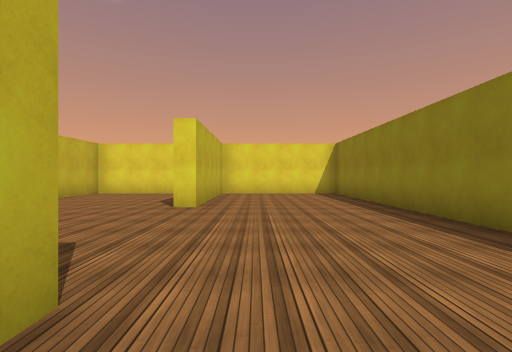
view 1 (above)

24 first-person views from a walk through a scene from a Unity 3-D project. The camera is 1.4 m above the floor, looks level and sees 85° across. The floor is counted in squares, 2 m on a side. Each view is taken from the middle of a square. On the plan, view 1 faces up. The plan holds only what a view shows up to about 9 squares ahead; the rest is blank. The place goes on beyond the plan. The player is left out. Some animated figures are not drawn. Some surface patterns are stand-ins.

view 2
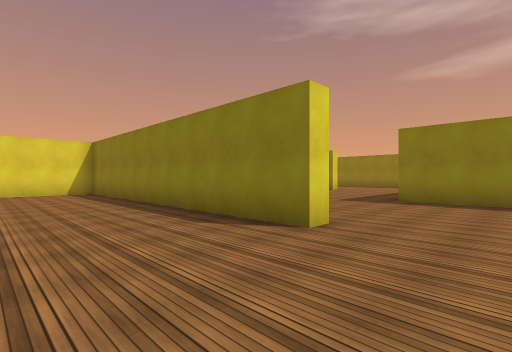

view 3
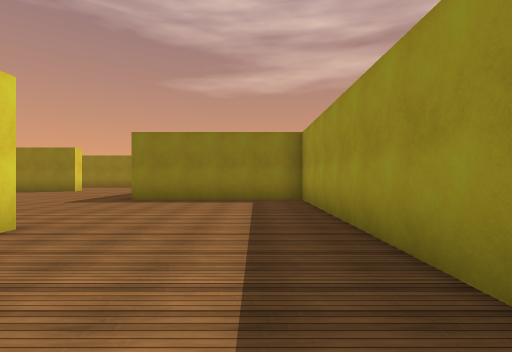

view 4
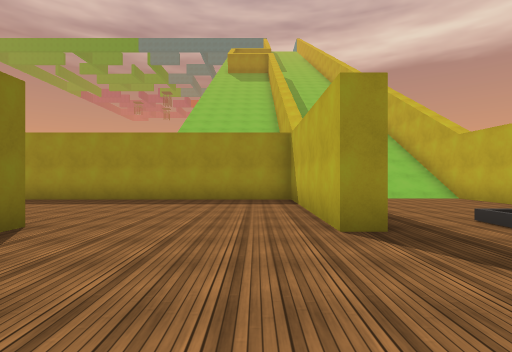

view 5
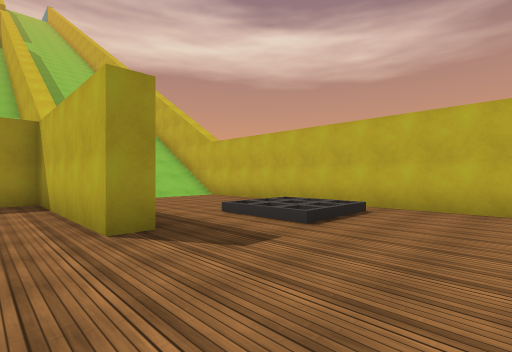

view 6
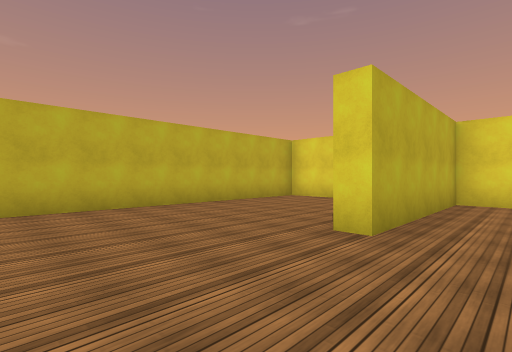

view 7
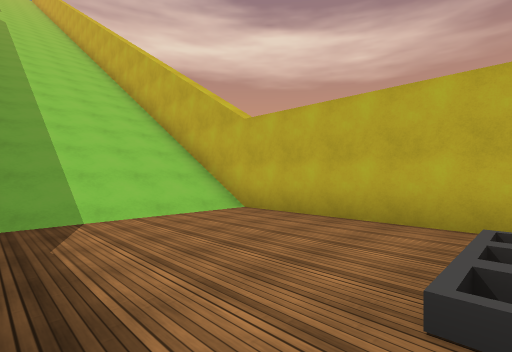

view 8
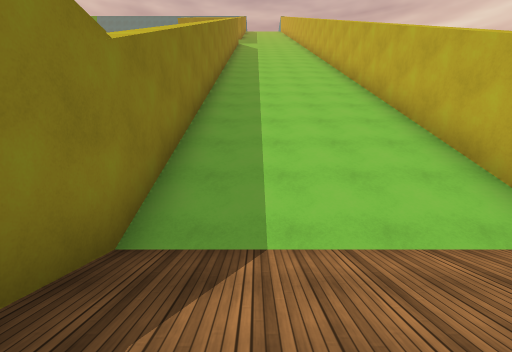

view 9
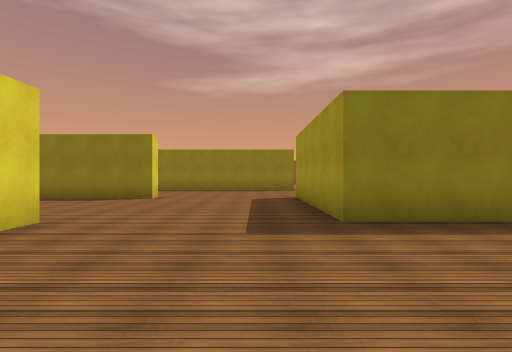

view 10
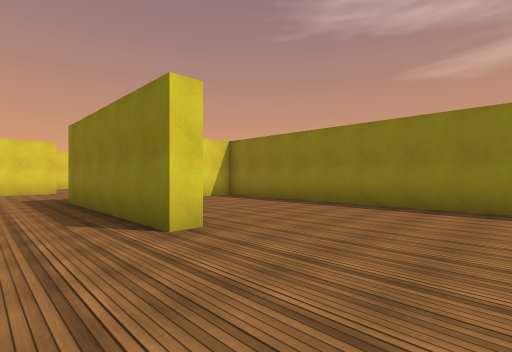

view 11
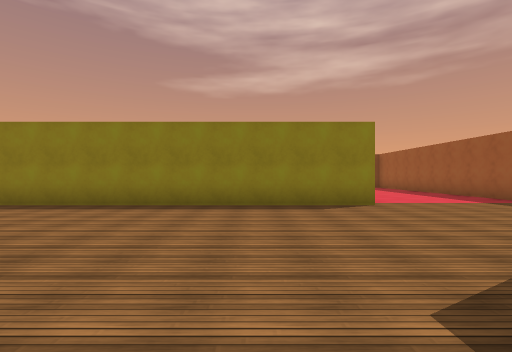

view 12
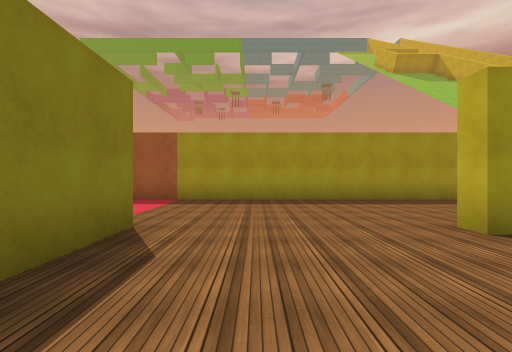

view 13
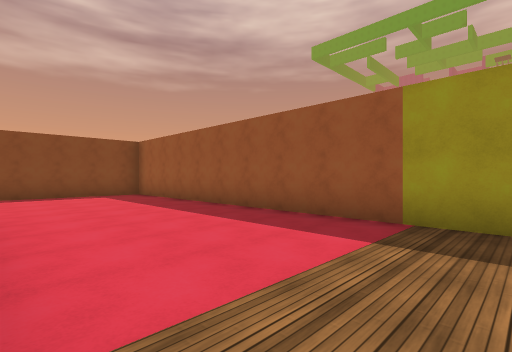

view 14
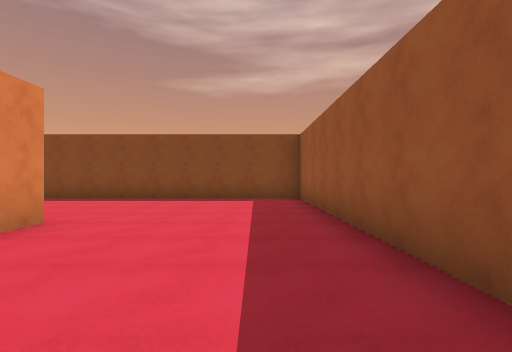

view 15
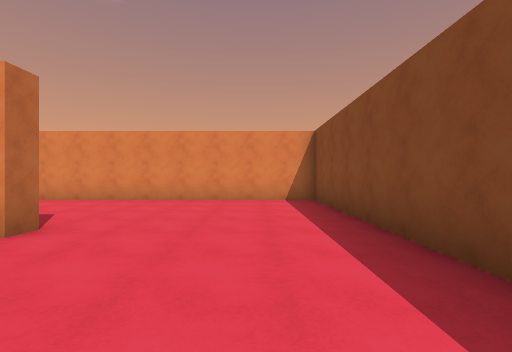

view 16
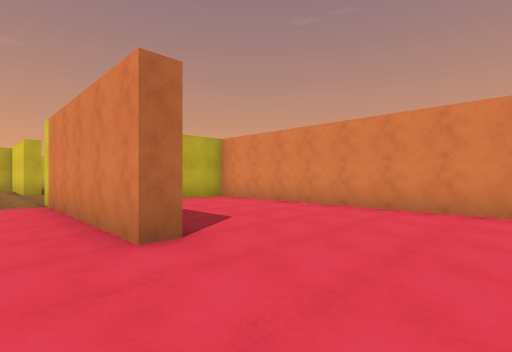

view 17
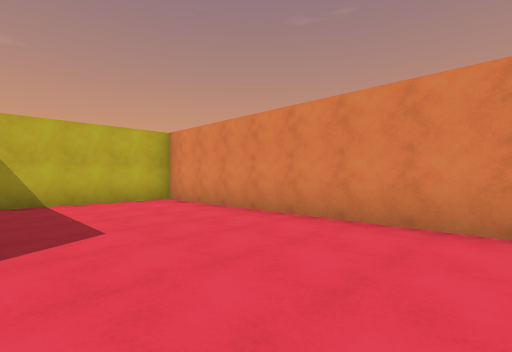

view 18
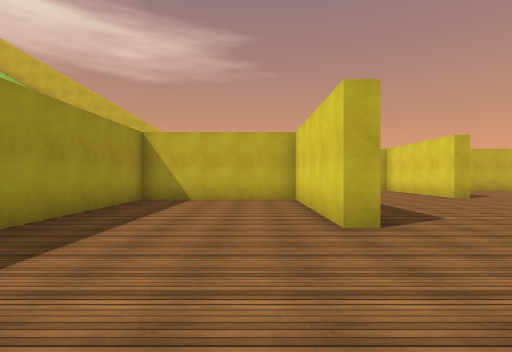

view 19
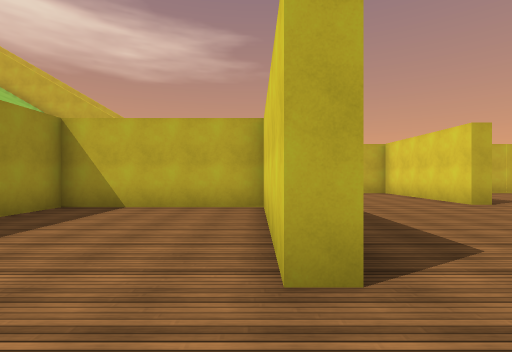

view 20
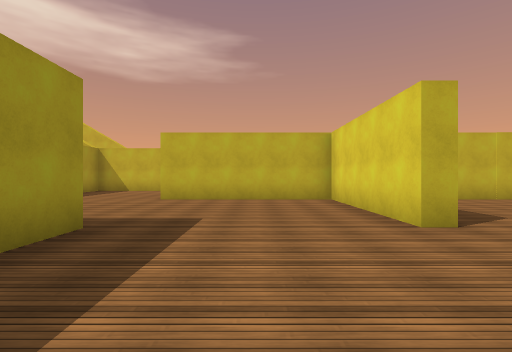

view 21
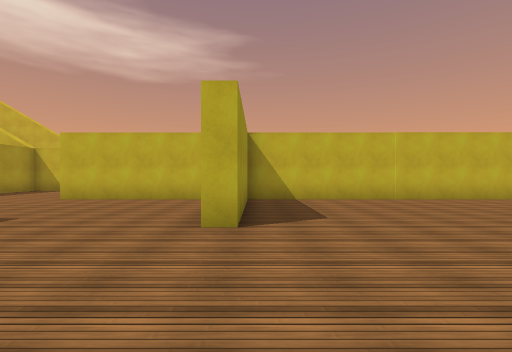

view 22
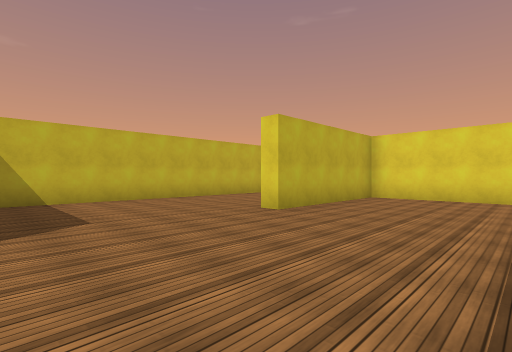

view 23
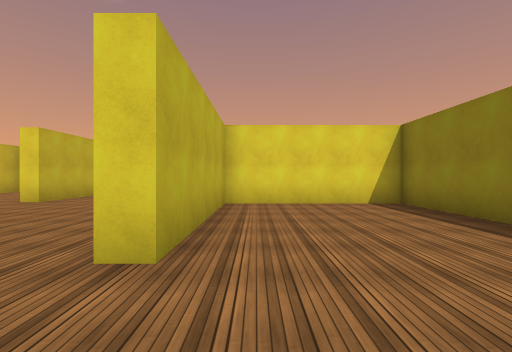

view 24
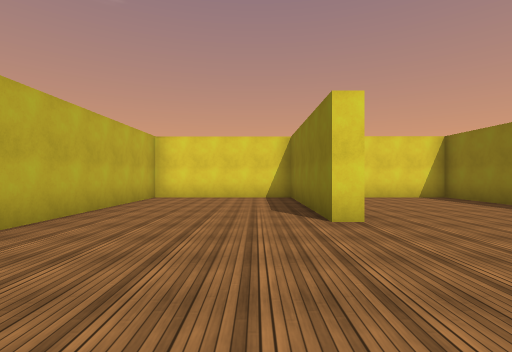

### Floor plan
Key: @ floor where view 1 was taken; # wall or solid block; . floor; / step, stairs or slope.
Columns run from 7 left of view 1 to 28 right of it. Each row starts with its distance up from view 1.
 16                #####
 15           #    #....
 14           #..  #.....
 13           #... #.....
 12           #....#.....
 11 ##   ######.........######
 10 #....#....#.........#....#
  9 #....#....#.........#....#
  8 #....#....#.........#....#
  7 #....#....######....#....#
  6 #.........#..............###########
  5 #.........#..............#.........#
  4 #.........#..............#.........#
  3 #.........#..............#.........#
  2 #.  ......#..............#.........#
  1 #.//..#........######....######....#
  0 #.....#@.......#...................#
 -1 #.....#........#...................#
 -2 #.....#........#...................#
 -3 #.....#........#...................#
 -4 #/////##############################
 -5 #/////#
 -6 #/////#
 -7 #/////#
 -8 #/////#
 -9 #/////#
-10 #/////#

Positions as (right, up) in squares from view 1, and headings:
1: (0, 0), facing up
2: (0, -1), facing up-right
3: (0, -2), facing right
4: (0, 5), facing down
5: (0, 5), facing down-left
6: (0, 3), facing up-left
7: (-2, 1), facing down-left
8: (-3, -1), facing down
9: (4, 3), facing right
10: (11, 3), facing up-right
11: (11, 4), facing right
12: (16, 5), facing down
13: (17, 1), facing down-right
14: (19, -2), facing right
15: (26, -2), facing up
16: (26, 0), facing up-left
17: (26, 2), facing up-left
18: (17, 0), facing left
19: (15, 1), facing left
20: (12, 4), facing left
21: (12, 7), facing left
22: (12, 7), facing up-left
23: (14, 4), facing up
24: (-3, 2), facing up
